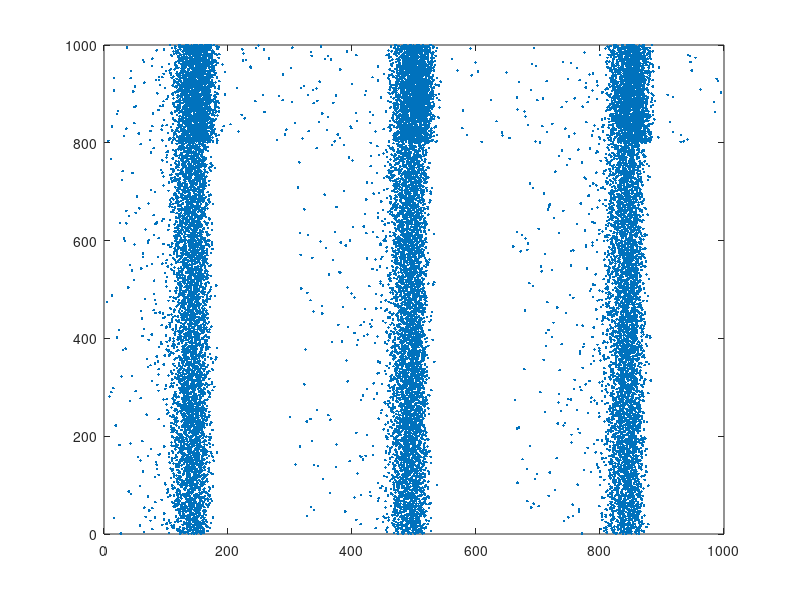

The MATLAB source for this figure:
clear; clc; close all;
rand('seed',1);
% Created by Eugene M.Izhikevich.                February 3, 2004
% Modified to allow arbitrary delay distributions.  April 16,2008
M=50;                 % number of synapses per neuron
D=20;                  % maximal conduction delay 
% excitatory neurons   % inhibitory neurons      % total number 
Ne=800;                Ni=200;                   N=Ne+Ni;
a=[0.02*ones(Ne,1);    0.1*ones(Ni,1)];
d=[   8*ones(Ne,1);    2*ones(Ni,1)];
sm=10;                 % maximal synaptic strength

% post=ceil([N*rand(Ne,M);Ne*rand(Ni,M)]); 
% Take special care not to have multiple connections between neurons
delays = cell(N,D);
for i=1:Ne
    p=randperm(N);
    post(i,:)=p(1:M);
    for j=1:M
        delays{i, ceil(D*rand)}(end+1) = j;  % Assign random exc delays
    end;
end;
for i=Ne+1:N
    p=randperm(N);
    post(i,:)=p(1:M);
    delays{i,1}=1:M;                    % all inh delays are 1 ms.
end;

s=[8*ones(Ne,M);-5*ones(Ni,M)];         % synaptic weights
sd=zeros(N,M);                          % their derivatives

% Make links at postsynaptic targets to the presynaptic weights
pre = cell(N,1);
aux = cell(N,1);
for i=1:Ne
    for j=1:D
        for k=1:length(delays{i,j})
            pre{post(i, delays{i, j}(k))}(end+1) = N*(delays{i, j}(k)-1)+i;             % 1dim index of 1000byN
            aux{post(i, delays{i, j}(k))}(end+1) = N*(D-1-j)+i; % takes into account delay
        end;
    end;
end;
  

STDP = zeros(N,1001+D);
v = -65*ones(N,1);                      % initial values
u = 0.2.*v;                             % initial values
firings=[-D 0];                         % spike timings

for sec=1:1                    % simulation of 1 day
  for t=1:1000                          % simulation of 1 sec
    I=zeros(N,1);        
    I(ceil(N*rand))=20;                 % random thalamic input 
    fired = find(v>=30);                % indices of fired neurons
    v(fired)=-65;  
    u(fired)=u(fired)+d(fired);
    STDP(fired,t+D)=0.1;
    for k=1:length(fired)
      sd(pre{fired(k)})=sd(pre{fired(k)})+STDP(N*t+aux{fired(k)});      % decay.(trace) 
    end;
    firings=[firings;t*ones(length(fired),1),fired];
    k=size(firings,1);
    while firings(k,1)>t-D
      del=delays{firings(k,2),t-firings(k,1)+1};
      ind = post(firings(k,2),del);
      I(ind)=I(ind)+s(firings(k,2), del)';
      sd(firings(k,2),del)=sd(firings(k,2),del)-1.2*STDP(ind,t+D)';
      k=k-1;
    end;
    v=v+0.5*((0.04*v+5).*v+140-u+I);    % for numerical 
    v=v+0.5*((0.04*v+5).*v+140-u+I);    % stability time 
    u=u+a.*(0.2*v-u);                   % step is 0.5 ms
    STDP(:,t+D+1)=0.95*STDP(:,t+D);     % tau = 20 ms
  end;
  plot(firings(:,1),firings(:,2),'.');
  axis([0 1000 0 N]); drawnow;
  STDP(:,1:D+1)=STDP(:,1001:1001+D);
  ind = find(firings(:,1) > 1001-D);
  firings=[-D 0;firings(ind,1)-1000,firings(ind,2)];
  s(1:Ne,:)=max(0,min(sm,0.01+s(1:Ne,:)+sd(1:Ne,:)));
  sd=0.9*sd;
end;
